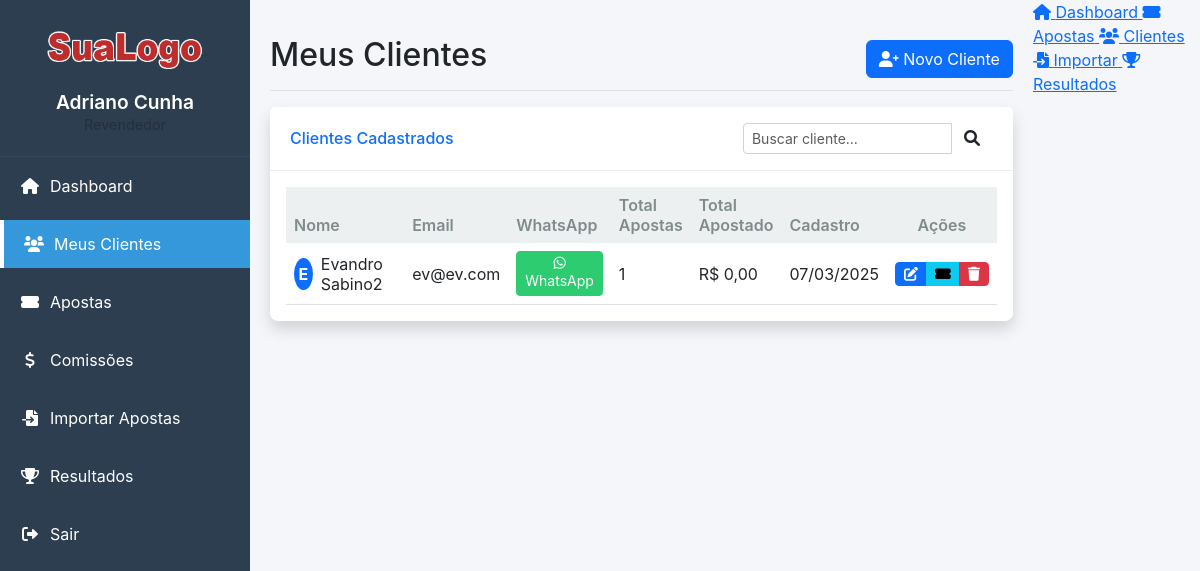
Screenshot of /revendedor2/clientes.php (signed in) with the database file from the repository.
### tables this page shows
CREATE TABLE `usuarios` (
  `id` int NOT NULL,
  `nome` varchar(100) NOT NULL,
  `email` varchar(100) NOT NULL,
  `telefone` varchar(20) DEFAULT NULL,
  `whatsapp` varchar(20) DEFAULT NULL,
  `senha` varchar(255) NOT NULL,
  `tipo` enum('admin','usuario','revendedor') DEFAULT 'usuario',
  `created_at` timestamp NULL DEFAULT CURRENT_TIMESTAMP,
  `revendedor_id` int DEFAULT NULL,
  `comissao` decimal(5,2) DEFAULT '0.00',
  `data_cadastro` datetime DEFAULT CURRENT_TIMESTAMP,
  `status` tinyint(1) DEFAULT '1'
);

### revendedor2/clientes.php (called while the page is built, shortened)
<?php
require_once '../config/database.php';
$stmt = $pdo->prepare("
    SELECT
        u.*,
        COALESCE(COUNT(DISTINCT a.id), 0) as total_apostas,
        COALESCE(SUM(CASE WHEN a.status = 'aprovada' THEN a.valor_aposta ELSE 0 END), 0) as total_apostado
    FROM usuarios u
    LEFT JOIN apostas a ON u.id = a.usuario_id
    WHERE u.revendedor_id = ?
    GROUP BY u.id
    ORDER BY u.nome
");
$stmt->execute([$_SESSION['usuario_id']]);
$clientes = $stmt->fetchAll(PDO::FETCH_ASSOC);
include 'views/clientes.view.php';
require_once 'includes/layout.php';
?>

### revendedor2/views/clientes.view.php (the view, shortened to what this page needs)
<div class="d-flex justify-content-between flex-wrap flex-md-nowrap align-items-center pt-3 pb-2 mb-3 border-bottom">
    <h1 class="h2">Meus Clientes</h1>
    <button type="button" class="btn btn-primary" data-bs-toggle="modal" data-bs-target="#modalNovoCliente">
        <i class="fas fa-user-plus"></i> Novo Cliente
    </button>
</div>
<div class="card shadow mb-4">
    <div class="card-header py-3 d-flex justify-content-between align-items-center">
        <h6 class="m-0 font-weight-bold text-primary">Clientes Cadastrados</h6>
        <div class="card-tools">
            <div class="input-group input-group-sm" style="width: 250px;">
                <input type="text" id="searchCliente" class="form-control float-right" placeholder="Buscar cliente...">
                <div class="input-group-append">
                    <button type="submit" class="btn btn-default">
                        <i class="fas fa-search"></i>
                    </button>
                </div>
            </div>
        </div>
    </div>
    <div class="card-body">
        <div class="table-responsive">
            <table class="table table-hover" id="tabelaClientes">
                <thead>
                    <tr>
                        <th>Nome</th>
                        <th>Email</th>
                        <th>WhatsApp</th>
                        <th>Total Apostas</th>
                        <th>Total Apostado</th>
                        <th>Cadastro</th>
                        <th class="text-center">Ações</th>
                    </tr>
                </thead>
                <tbody>
                    <?php foreach ($clientes as $cliente): ?>
                        <tr>
                            <td>
                                <div class="d-flex align-items-center">
                                    <div class="avatar-mini bg-primary rounded-circle me-2">
                                        <?php echo strtoupper(substr($cliente['nome'], 0, 1)); ?>
                                    </div>
                                    <?php echo htmlspecialchars($cliente['nome']); ?>
                                </div>
                            </td>
                            <td><?php echo htmlspecialchars($cliente['email']); ?></td>
                            <td>
                                <a href="https://wa.me/<?php echo preg_replace('/[^0-9]/', '', $cliente['whatsapp']); ?>"
                                   class="btn btn-success btn-sm" target="_blank">
                                    <i class="fab fa-whatsapp"></i> WhatsApp
                                </a>
                            </td>
                            <td><?php echo number_format($cliente['total_apostas']); ?></td>
                            <td>R$ <?php echo number_format($cliente['total_apostado'], 2, ',', '.'); ?></td>
                            <td><?php echo date('d/m/Y', strtotime($cliente['created_at'])); ?></td>
                            <td class="text-center">
                                <div class="btn-group">
                                    <button type="button" class="btn btn-primary btn-sm"
                                            onclick="editarCliente(<?php echo $cliente['id']; ?>)">
                                        <i class="fas fa-edit"></i>
                                    </button>
                                    <a href="apostas.php?cliente_id=<?php echo $cliente['id']; ?>"
                                       class="btn btn-info btn-sm">
                                        <i class="fas fa-ticket-alt"></i>
                                    </a>
                                    <button type="button" class="btn btn-danger btn-sm"
                                            onclick="excluirCliente(<?php echo $cliente['id']; ?>)">
                                        <i class="fas fa-trash"></i>
                                    </button>
                                </div>
                            </td>
                        </tr>
                    <?php endforeach; ?>
                </tbody>
            </table>
        </div>
    </div>
</div>

### assets/css/style.css (style rules this page uses)
:root { --primary-blue: #2c3e50; --secondary-blue: #34495e; --highlight-blue: #3498db; --primary-green: #2ecc71; --secondary-green: #27ae60; --background-light: #f4f6f9; --light-gray: #ecf0f1; --dark-gray: #7f8c8d; --danger: #e74c3c; --warning: #f39c12; --success: #27ae60; }
body { display: flex; min-height: 100vh; background-color: var(--background-light); margin: 0; font-family: -apple-system, BlinkMacSystemFont, 'Segoe UI', Roboto, Oxygen, Ubuntu, Cantarell, 'Open Sans', 'Helvetica Neue', sans-serif; }
.card { border: none; border-radius: 8px; box-shadow: 0 2px 10px rgba(0,0,0,0.1); margin-bottom: 20px; }
.card-header { background-color: #fff; border-bottom: 1px solid #eee; padding: 15px 20px; font-weight: 600; }
.btn-success { background-color: var(--primary-green); border-color: var(--primary-green); }
.table { margin-bottom: 0; }
.table th { font-weight: 600; color: var(--dark-gray); background-color: var(--light-gray); border-bottom: none; }
.table td { vertical-align: middle; }
.form-control { border-radius: 0.375rem; padding: 0.5rem 0.75rem; border: 1px solid #ced4da; }

### revendedor2/views/clientes.view.php (style rules this page uses)
.avatar-mini { width: 32px; height: 32px; display: flex; align-items: center; justify-content: center; color: white; font-weight: bold; }

### rows the page displays
usuarios: nome "E", nome "Evandro Sabino2", email "ev@ev.com", total_apostas "1", total_apostado "0,00", created_at "07/03/2025"

### other values shown
$_SESSION['nome'] "Adriano Cunha"
